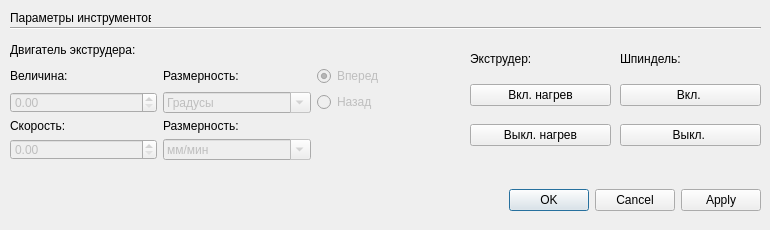
<?xml version="1.0" encoding="UTF-8"?>
<ui version="4.0">
 <class>equipment_property</class>
 <widget class="QDialog" name="equipment_property">
  <property name="geometry">
   <rect>
    <x>0</x>
    <y>0</y>
    <width>770</width>
    <height>230</height>
   </rect>
  </property>
  <property name="windowTitle">
   <string>Dialog</string>
  </property>
  <widget class="QWidget" name="horizontalLayoutWidget">
   <property name="geometry">
    <rect>
     <x>10</x>
     <y>180</y>
     <width>751</width>
     <height>41</height>
    </rect>
   </property>
   <layout class="QHBoxLayout" name="horizontalLayout">
    <item>
     <spacer name="horizontalSpacer">
      <property name="orientation">
       <enum>Qt::Horizontal</enum>
      </property>
      <property name="sizeHint" stdset="0">
       <size>
        <width>40</width>
        <height>20</height>
       </size>
      </property>
     </spacer>
    </item>
    <item>
     <widget class="QDialogButtonBox" name="buttonBox">
      <property name="sizePolicy">
       <sizepolicy hsizetype="Maximum" vsizetype="Fixed">
        <horstretch>0</horstretch>
        <verstretch>0</verstretch>
       </sizepolicy>
      </property>
      <property name="orientation">
       <enum>Qt::Horizontal</enum>
      </property>
      <property name="standardButtons">
       <set>QDialogButtonBox::Apply|QDialogButtonBox::Cancel|QDialogButtonBox::Ok</set>
      </property>
     </widget>
    </item>
   </layout>
  </widget>
  <widget class="QLabel" name="label">
   <property name="geometry">
    <rect>
     <x>10</x>
     <y>10</y>
     <width>141</width>
     <height>16</height>
    </rect>
   </property>
   <property name="text">
    <string>Параметры инструментов:</string>
   </property>
  </widget>
  <widget class="Line" name="line">
   <property name="geometry">
    <rect>
     <x>10</x>
     <y>20</y>
     <width>751</width>
     <height>16</height>
    </rect>
   </property>
   <property name="orientation">
    <enum>Qt::Horizontal</enum>
   </property>
  </widget>
  <widget class="QWidget" name="layoutWidget">
   <property name="geometry">
    <rect>
     <x>10</x>
     <y>40</y>
     <width>454</width>
     <height>120</height>
    </rect>
   </property>
   <layout class="QVBoxLayout" name="verticalLayout">
    <item>
     <layout class="QHBoxLayout" name="horizontalLayout_3">
      <item>
       <layout class="QHBoxLayout" name="horizontalLayout_4">
        <property name="spacing">
         <number>0</number>
        </property>
        <property name="sizeConstraint">
         <enum>QLayout::SetMinAndMaxSize</enum>
        </property>
        <item>
         <widget class="QLabel" name="label_table">
          <property name="enabled">
           <bool>true</bool>
          </property>
          <property name="text">
           <string>Двигатель экструдера:</string>
          </property>
         </widget>
        </item>
       </layout>
      </item>
      <item>
       <spacer name="horizontalSpacer_3">
        <property name="orientation">
         <enum>Qt::Horizontal</enum>
        </property>
        <property name="sizeType">
         <enum>QSizePolicy::Preferred</enum>
        </property>
        <property name="sizeHint" stdset="0">
         <size>
          <width>250</width>
          <height>20</height>
         </size>
        </property>
       </spacer>
      </item>
     </layout>
    </item>
    <item>
     <layout class="QGridLayout" name="gridLayout_4">
      <property name="rightMargin">
       <number>0</number>
      </property>
      <item row="0" column="0">
       <widget class="QLabel" name="label_table_value">
        <property name="enabled">
         <bool>true</bool>
        </property>
        <property name="layoutDirection">
         <enum>Qt::RightToLeft</enum>
        </property>
        <property name="text">
         <string>Величина:</string>
        </property>
        <property name="scaledContents">
         <bool>false</bool>
        </property>
       </widget>
      </item>
      <item row="0" column="1">
       <widget class="QLabel" name="label_dimension_table">
        <property name="text">
         <string>Размерность:</string>
        </property>
       </widget>
      </item>
      <item row="2" column="0">
       <widget class="QLabel" name="label_speed_table">
        <property name="text">
         <string>Скорость:</string>
        </property>
       </widget>
      </item>
      <item row="0" column="2">
       <widget class="QRadioButton" name="move_up_table">
        <property name="enabled">
         <bool>false</bool>
        </property>
        <property name="text">
         <string>Вперед</string>
        </property>
        <property name="checked">
         <bool>true</bool>
        </property>
        <property name="autoRepeat">
         <bool>true</bool>
        </property>
       </widget>
      </item>
      <item row="2" column="1">
       <widget class="QLabel" name="label_speed_dimension_table">
        <property name="text">
         <string>Размерность:</string>
        </property>
       </widget>
      </item>
      <item row="1" column="1">
       <widget class="QComboBox" name="dimension_table">
        <property name="enabled">
         <bool>false</bool>
        </property>
        <property name="editable">
         <bool>true</bool>
        </property>
        <property name="duplicatesEnabled">
         <bool>false</bool>
        </property>
        <item>
         <property name="text">
          <string>Градусы</string>
         </property>
        </item>
        <item>
         <property name="text">
          <string>Обороты</string>
         </property>
        </item>
        <item>
         <property name="text">
          <string>Миллиметры</string>
         </property>
        </item>
        <item>
         <property name="text">
          <string>Секунды</string>
         </property>
        </item>
        <item>
         <property name="text">
          <string>Бесконечно</string>
         </property>
        </item>
       </widget>
      </item>
      <item row="1" column="2">
       <widget class="QRadioButton" name="move_down_table">
        <property name="enabled">
         <bool>false</bool>
        </property>
        <property name="text">
         <string>Назад</string>
        </property>
        <property name="autoRepeat">
         <bool>true</bool>
        </property>
       </widget>
      </item>
      <item row="3" column="0">
       <widget class="QDoubleSpinBox" name="speed_table">
        <property name="enabled">
         <bool>false</bool>
        </property>
        <property name="maximum">
         <double>10000.000000000000000</double>
        </property>
       </widget>
      </item>
      <item row="3" column="1">
       <widget class="QComboBox" name="speed_dimension_table">
        <property name="enabled">
         <bool>false</bool>
        </property>
        <property name="editable">
         <bool>true</bool>
        </property>
        <item>
         <property name="text">
          <string>мм/мин</string>
         </property>
        </item>
        <item>
         <property name="text">
          <string>об./мин</string>
         </property>
        </item>
        <item>
         <property name="text">
          <string>мм./сек</string>
         </property>
        </item>
        <item>
         <property name="text">
          <string>мм./сек</string>
         </property>
        </item>
       </widget>
      </item>
      <item row="1" column="0">
       <widget class="QDoubleSpinBox" name="value_table">
        <property name="enabled">
         <bool>false</bool>
        </property>
       </widget>
      </item>
     </layout>
    </item>
   </layout>
  </widget>
  <widget class="QWidget" name="verticalLayoutWidget">
   <property name="geometry">
    <rect>
     <x>470</x>
     <y>40</y>
     <width>141</width>
     <height>121</height>
    </rect>
   </property>
   <layout class="QVBoxLayout" name="verticalLayout_2">
    <item>
     <widget class="QLabel" name="label_2">
      <property name="sizePolicy">
       <sizepolicy hsizetype="Preferred" vsizetype="Maximum">
        <horstretch>0</horstretch>
        <verstretch>0</verstretch>
       </sizepolicy>
      </property>
      <property name="text">
       <string>Экструдер:</string>
      </property>
     </widget>
    </item>
    <item>
     <widget class="QPushButton" name="pushButton">
      <property name="text">
       <string>Вкл. нагрев</string>
      </property>
     </widget>
    </item>
    <item>
     <widget class="QPushButton" name="pushButton_2">
      <property name="text">
       <string>Выкл. нагрев</string>
      </property>
     </widget>
    </item>
   </layout>
  </widget>
  <widget class="QWidget" name="verticalLayoutWidget_2">
   <property name="geometry">
    <rect>
     <x>620</x>
     <y>40</y>
     <width>141</width>
     <height>121</height>
    </rect>
   </property>
   <layout class="QVBoxLayout" name="verticalLayout_3">
    <item>
     <widget class="QLabel" name="label_3">
      <property name="sizePolicy">
       <sizepolicy hsizetype="Preferred" vsizetype="Maximum">
        <horstretch>0</horstretch>
        <verstretch>0</verstretch>
       </sizepolicy>
      </property>
      <property name="text">
       <string>Шпиндель:</string>
      </property>
     </widget>
    </item>
    <item>
     <widget class="QPushButton" name="pushButton_3">
      <property name="text">
       <string>Вкл. </string>
      </property>
     </widget>
    </item>
    <item>
     <widget class="QPushButton" name="pushButton_4">
      <property name="text">
       <string>Выкл. </string>
      </property>
     </widget>
    </item>
   </layout>
  </widget>
 </widget>
 <resources/>
 <connections>
  <connection>
   <sender>buttonBox</sender>
   <signal>accepted()</signal>
   <receiver>equipment_property</receiver>
   <slot>accept()</slot>
   <hints>
    <hint type="sourcelabel">
     <x>248</x>
     <y>254</y>
    </hint>
    <hint type="destinationlabel">
     <x>157</x>
     <y>274</y>
    </hint>
   </hints>
  </connection>
  <connection>
   <sender>buttonBox</sender>
   <signal>rejected()</signal>
   <receiver>equipment_property</receiver>
   <slot>reject()</slot>
   <hints>
    <hint type="sourcelabel">
     <x>316</x>
     <y>260</y>
    </hint>
    <hint type="destinationlabel">
     <x>286</x>
     <y>274</y>
    </hint>
   </hints>
  </connection>
 </connections>
</ui>
